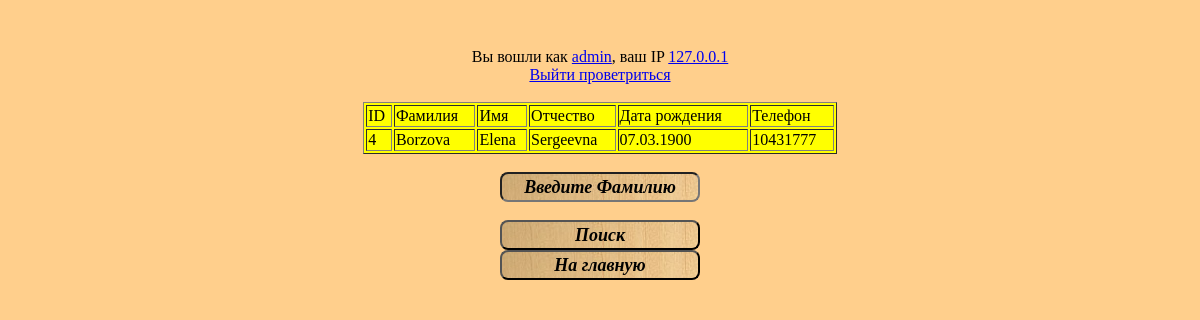
Screenshot of /search.php?poisk=Borzova (signed in) with the database file from the repository.
### tables this page shows
CREATE TABLE `klient` (
  `family` varchar(30) NOT NULL,
  `name` varchar(30) NOT NULL,
  `ot4estvo` varchar(30) NOT NULL,
  `telefon` varchar(12) NOT NULL,
  `birthdate` varchar(30) NOT NULL,
  `ID_klient` int(10) NOT NULL
);

### search.php (the view, shortened to what this page needs)
<?php
require_once "config.php";
if (!isset($_GET['poisk']))	{}
else{
	$family=$_GET['poisk'];
	$search ="SELECT * FROM klient where family LIKE '$family%'";
	$resultat = queryMysql($search);
	if ($resultat->num_rows!= 0) {
		echo "<div align='center'>";
		echo "<table border='1' width='40%' bgcolor='yellow'>";
		echo "<tr><td>ID</td><td>Фамилия</td><td>Имя</td><td>Отчество</td><td>Дата рождения</td><td>Телефон</td>";
		echo "</tr>";
		for ($c=0; $c<$resultat->num_rows; $c++){
			echo "<tr>";
			$f = $resultat->fetch_array();
			echo "<td>$f[ID_klient]</td> <td>$f[family]</td> <td>$f[name]</td> <td>$f[ot4estvo]</td> <td>$f[birthdate]</td> <td>$f[telefon]</td>";
			echo "</tr>";
		}
		echo "</table> </div><br>";
	}
	else {echo "<div align='center'>Клиент не найден</div>";}
}
?>
<html>
<head>
	<link rel="stylesheet" type="text/css" href="style.css">
</head>
<body>
<div align="center">
	<form method="GET" action="search.php">
		<input class="button"  type="text" value="Введите Фамилию" name="poisk" onfocus="value=''"> <br><br>
		<input class="button" type="submit"  value="Поиск" > <br>
		<input class="button" type="button" value="На главную" onclick= "document.location='index.php'"><br>
	</form>
</div>
</body>
</html>

### style.css (style rules this page uses)
.button { color:black; width:200px; height: 30px; background-image: url('img/home2.jpg'); font-family:'Times New Roman', Times, serif; font-weight:bold; font-size:18px; font-style:italic; text-align:center; border-radius: 8px 8px 8px 8px; }
body { position:relative; top: 40px; background:#FFCF8C; color:#000000; text-align:center; #border-radius: 98px 98px 98px 98px; }

### rows the page displays
klient: ID_klient "4", family "Borzova", name "Elena", ot4estvo "Sergeevna", birthdate "07.03.1900", telefon "10431777"

### other values shown
$current_user "admin"
$client_ip "127.0.0.1"
$otvet "Выйти проветриться"
